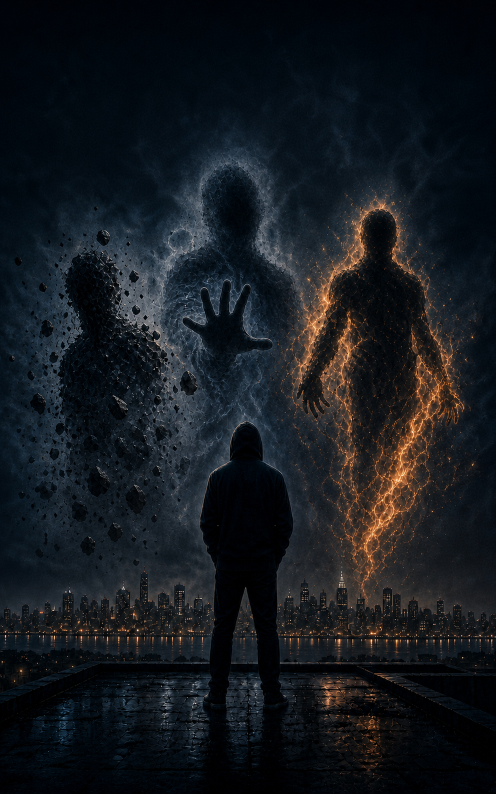
#> input picture images/capa_kdp_sem_texto_v2.png, 991 x 1587 px (shown at 1/2 size)
$ python build_cover.py
#> lines starting #> are read from the running program, lines starting #| are printed output that depends on the picture
#!/usr/bin/env python3
"""Generate the full KDP paperback cover from the approved front artwork."""

from __future__ import annotations

from pathlib import Path
from textwrap import wrap

from PIL import Image, ImageDraw, ImageEnhance, ImageFilter, ImageFont
from reportlab.lib.utils import ImageReader
from reportlab.pdfgen import canvas


ROOT = Path(__file__).resolve().parents[1]
FRONT = ROOT / "images" / "capa_kdp_sem_texto_v2.png"
OUTPUT_DIR = ROOT / "output" / "kdp"

ISBN13 = "9786502276570"
ISBN_DISPLAY = "978-65-02-27657-0"
PAGE_COUNT = 310
TRIM_W_IN = 5.5
TRIM_H_IN = 8.5
BLEED_IN = 0.125
SPINE_IN = PAGE_COUNT * 0.0025  # KDP black-and-white interior on cream paper.
FULL_W_IN = (2 * TRIM_W_IN) + SPINE_IN + (2 * BLEED_IN)
FULL_H_IN = TRIM_H_IN + (2 * BLEED_IN)
PPI = 300

PNG_OUT = OUTPUT_DIR / "Arreal_Capa_Impressa_55x85_310p.png"
JPG_OUT = OUTPUT_DIR / "Arreal_Capa_Impressa_55x85_310p.jpg"
PDF_OUT = OUTPUT_DIR / "Arreal_Capa_Impressa_55x85_310p.pdf"
BARCODE_OUT = OUTPUT_DIR / "Arreal_ISBN_978-65-02-27657-0_EAN13.png"

ARIAL = Path("/System/Library/Fonts/Supplemental/Arial.ttf")
ARIAL_BOLD = Path("/System/Library/Fonts/Supplemental/Arial Bold.ttf")
ARIAL_NARROW_BOLD = Path("/System/Library/Fonts/Supplemental/Arial Narrow Bold.ttf")
GEORGIA = Path("/System/Library/Fonts/Supplemental/Georgia.ttf")

HOOK_LINES = ("ELE DORMIU CRIANÇA.", "ACORDOU ESTRANHO.")
BLURB = (
    "Depois de cinco anos em coma, um garoto acorda com memórias de um mundo "
    "que não deveria existir. Enquanto tenta retomar a vida, descobre que "
    "crenças, sentimentos e traumas podem se transformar em habilidades "
    "sobrenaturais.\n\n"
    "Em Arreal, o risco não está apenas em ganhar poder, mas em decidir o que "
    "fazer com ele. Quando essa descoberta começa a se espalhar, o que era "
    "segredo vira disputa, e cada escolha cobra um preço.\n\n"
    "Arreal é uma fantasia urbana brasileira sobre poder, identidade e "
    "responsabilidade. Uma história sobre pessoas comuns diante do extraordinário "
    "e sobre o que acontece quando o impossível deixa de ser exceção."
)

EAN_L = {
    "0": "0001101", "1": "0011001", "2": "0010011", "3": "0111101",
    "4": "0100011", "5": "0110001", "6": "0101111", "7": "0111011",
    "8": "0110111", "9": "0001011",
}
EAN_G = {
    "0": "0100111", "1": "0110011", "2": "0011011", "3": "0100001",
    "4": "0011101", "5": "0111001", "6": "0000101", "7": "0010001",
    "8": "0001001", "9": "0010111",
}
EAN_R = {
    "0": "1110010", "1": "1100110", "2": "1101100", "3": "1000010",
    "4": "1011100", "5": "1001110", "6": "1010000", "7": "1000100",
    "8": "1001000", "9": "1110100",
}
EAN_PARITY = {
    "0": "LLLLLL", "1": "LLGLGG", "2": "LLGGLG", "3": "LLGGGL",
    "4": "LGLLGG", "5": "LGGLLG", "6": "LGGGLL", "7": "LGLGLG",
    "8": "LGLGGL", "9": "LGGLGL",
}


def font(path: Path, points: float) -> ImageFont.FreeTypeFont:
    return ImageFont.truetype(str(path), round(points * PPI / 72))


def crop_fill(image: Image.Image, target_w: int, target_h: int) -> Image.Image:
    scale = max(target_w / image.width, target_h / image.height)
    resized = image.resize(
        (round(image.width * scale), round(image.height * scale)),
        Image.Resampling.LANCZOS,
    )
    left = (resized.width - target_w) // 2
    top = (resized.height - target_h) // 2
    return resized.crop((left, top, left + target_w, top + target_h))


def fit_wrapped_lines(
    draw: ImageDraw.ImageDraw,
    paragraph: str,
    chosen_font: ImageFont.FreeTypeFont,
    max_width: int,
) -> list[str]:
    words = paragraph.split()
    lines: list[str] = []
    current = ""
    for word in words:
        trial = word if not current else f"{current} {word}"
        if draw.textlength(trial, font=chosen_font) <= max_width:
            current = trial
        else:
            if current:
                lines.append(current)
            current = word
    if current:
        lines.append(current)
    return lines


def draw_centered_tracking(
    draw: ImageDraw.ImageDraw,
    center_x: float,
    y: float,
    text: str,
    chosen_font: ImageFont.FreeTypeFont,
    fill: tuple[int, int, int],
    tracking: int,
) -> tuple[float, float, float, float]:
    widths = [draw.textlength(char, font=chosen_font) for char in text]
    total = sum(widths) + tracking * max(0, len(text) - 1)
    x = center_x - total / 2
    bounds: list[tuple[float, float, float, float]] = []
    for char, width in zip(text, widths):
        bounds.append(draw.textbbox((x, y), char, font=chosen_font))
        draw.text((x, y), char, font=chosen_font, fill=fill)
        x += width + tracking
    return (
        min(box[0] for box in bounds),
        min(box[1] for box in bounds),
        max(box[2] for box in bounds),
        max(box[3] for box in bounds),
    )


def assert_inside(
    label: str,
    bounds: tuple[float, float, float, float],
    safe_box: tuple[float, float, float, float],
) -> None:
    left, top, right, bottom = bounds
    safe_left, safe_top, safe_right, safe_bottom = safe_box
    if left < safe_left or top < safe_top or right > safe_right or bottom > safe_bottom:
        raise ValueError(f"{label} fora da zona segura: {bounds}; zona segura: {safe_box}")


# [91 lines left out: functions isbn13_check_digit, ean13_modules, build_barcode, not called in this run]


def build() -> None:
    OUTPUT_DIR.mkdir(parents=True, exist_ok=True)
    width = round(FULL_W_IN * PPI)
    height = round(FULL_H_IN * PPI)
    bleed = round(BLEED_IN * PPI)
    back_w = round(TRIM_W_IN * PPI)
    spine_w = round(SPINE_IN * PPI)
    front_x = bleed + back_w + spine_w

    source = Image.open(FRONT).convert("RGB")
#> source is the input picture: PIL image 991x1587 RGB; mean R, G, B 21.4, 25.6, 30.6

    # Create a restrained, continuous background for back cover and spine.
    backdrop_crop = source.crop((0, round(source.height * 0.18), source.width, source.height))
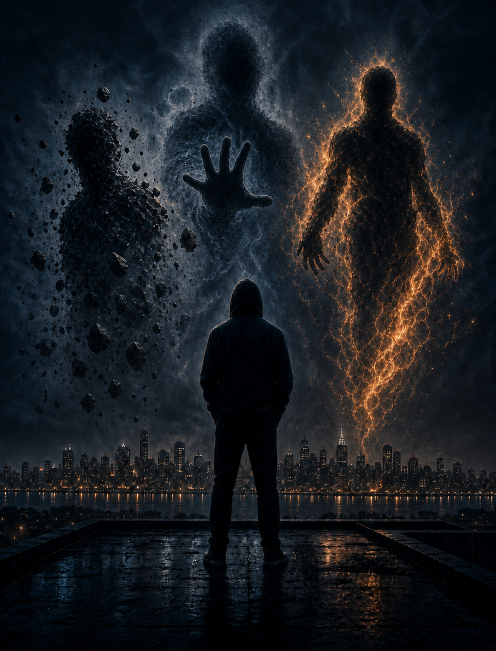
#> backdrop_crop: PIL image 991x1301 RGB (shown at 1/2 size); mean R, G, B 25.7, 29.2, 33.7
    backdrop = crop_fill(backdrop_crop, width, height).filter(ImageFilter.GaussianBlur(28))
#> in crop_fill, `return resized.crop((left, top, left + target_w, top + target_h))`:
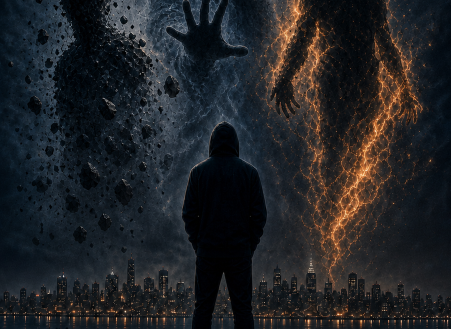
#> returned value: PIL image 3608x2625 RGB (shown at 1/8 size); mean R, G, B 33.2, 34.8, 37.9
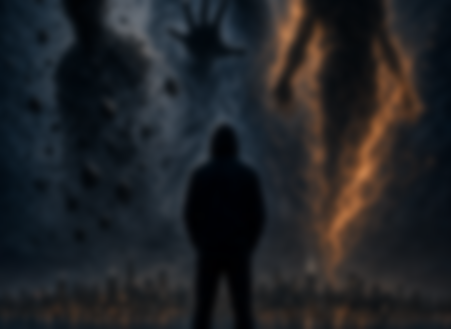
#> backdrop: PIL image 3608x2625 RGB (shown at 1/8 size); mean R, G, B 33.1, 34.8, 37.9
    backdrop = ImageEnhance.Color(backdrop).enhance(0.45)
    backdrop = ImageEnhance.Brightness(backdrop).enhance(0.30)
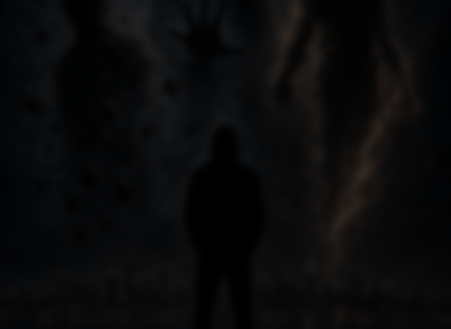
#> backdrop: PIL image 3608x2625 RGB (shown at 1/8 size); mean R, G, B 9.6, 9.8, 10.2
    cover = Image.blend(Image.new("RGB", (width, height), (5, 13, 24)), backdrop, 0.58)

    # Place the approved front cover across the front trim and outer bleed.
    front_region_w = width - front_x
    front_art = crop_fill(source, front_region_w, height)
#> call 2 of crop_fill, with target_w = 1688, target_h = 2625
#> in crop_fill (call 2), `return resized.crop((left, top, left + target_w, top + target_h))`:
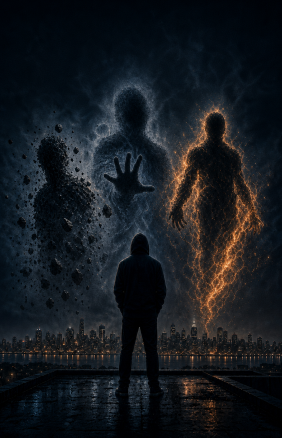
#> returned value: PIL image 1688x2625 RGB (shown at 1/6 size); mean R, G, B 22, 26.3, 31.2
    cover.paste(front_art, (front_x, 0))
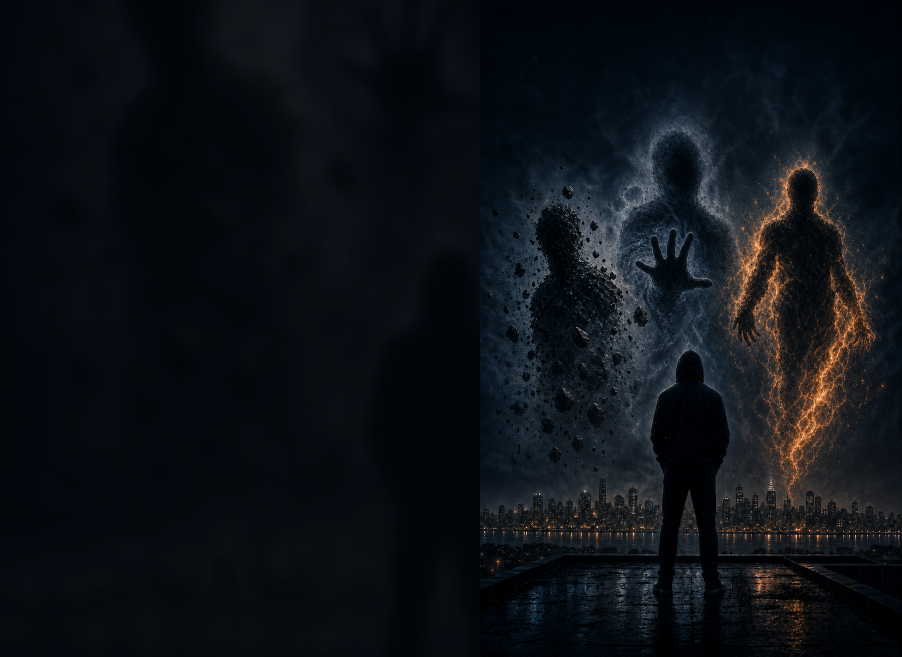
#> cover: PIL image 3608x2625 RGB (shown at 1/4 size); mean R, G, B 13.6, 17.7, 22.8

    draw = ImageDraw.Draw(cover)
    warm = (231, 188, 126)
    ivory = (242, 239, 230)
    muted = (210, 214, 218)

    # Quiet gradient behind back-cover copy for reliable contrast.
    overlay = Image.new("RGBA", cover.size, (0, 0, 0, 0))
#> overlay: PIL image 3608x2625 RGBA; every value is 0
    overlay_draw = ImageDraw.Draw(overlay)
    overlay_draw.rectangle((0, 0, bleed + back_w, height), fill=(2, 8, 17, 150))
    cover = Image.alpha_composite(cover.convert("RGBA"), overlay).convert("RGB")
    draw = ImageDraw.Draw(cover)

    safe_left = bleed + round(0.55 * PPI)
    safe_right = bleed + back_w - round(0.55 * PPI)
    text_width = safe_right - safe_left

    hook_font = font(ARIAL_NARROW_BOLD, 15.5)
    body_font = font(GEORGIA, 10.5)
    body_italic = font(GEORGIA, 10.5)

    hook_y = round(0.62 * PPI)
    for hook_line in HOOK_LINES:
        draw_centered_tracking(
            draw,
            (safe_left + safe_right) / 2,
            hook_y,
            hook_line,
            hook_font,
            warm,
            round(0.45 * PPI / 12),
        )
        hook_y += round(0.34 * PPI)
#> after the loop, hook_y = 390
    draw.line(
        (
            safe_left + round(0.4 * PPI),
            round(1.42 * PPI),
            safe_right - round(0.4 * PPI),
            round(1.42 * PPI),
        ),
        fill=warm,
        width=max(2, round(PPI / 150)),
    )

    y = round(1.75 * PPI)
    line_height = round(15.4 * PPI / 72)
    paragraph_gap = round(8 * PPI / 72)
    for paragraph in BLURB.split("\n\n"):
        for line in fit_wrapped_lines(draw, paragraph, body_font, text_width):
            draw.text((safe_left, y), line, font=body_font, fill=ivory)
            y += line_height
        y += paragraph_gap
#> after the loop, y = 1456

    # Draw the front-cover typography as separate, measurable elements. KDP asks
    # for at least 0.375 in from every trim edge; 0.5 in provides extra tolerance
    # for cutting variance and automated quality checks.
    front_trim_left = front_x
    front_trim_right = width - bleed
    front_trim_top = bleed
    front_trim_bottom = height - bleed
    front_safe_inset = round(0.5 * PPI)
    front_safe = (
        front_trim_left + front_safe_inset,
        front_trim_top + front_safe_inset,
        front_trim_right - front_safe_inset,
        front_trim_bottom - front_safe_inset,
    )
    front_center_x = (front_trim_left + front_trim_right) / 2

    front_title = "ARREAL"
    front_title_font = font(ARIAL_NARROW_BOLD, 88)
    front_title_tracking = round(0.06 * PPI)
    title_reference = draw.textbbox((0, 0), front_title, font=front_title_font)
#> title_reference = (0, 73, 1448, 341)
    title_y = front_safe[1] - title_reference[1]
#> title_y = 115
    title_bounds = draw_centered_tracking(
        draw,
        front_center_x,
        title_y,
        front_title,
        front_title_font,
        warm,
        front_title_tracking,
    )
#> title_bounds = (1975.8, 188, 3513.8, 456)
    assert_inside("Título da frente", title_bounds, front_safe)
#> in assert_inside, `left, top, right, bottom = bounds`: left = 1975.8; top = 188; right = 3513.8; bottom = 456

    front_author = "BRUNO DUARTE CORRÊA"
    front_author_font = font(ARIAL, 15)
    front_author_tracking = round(0.045 * PPI)
    author_reference = draw.textbbox((0, 0), front_author, font=front_author_font)
    author_y = front_safe[3] - author_reference[3]
    author_bounds = draw_centered_tracking(
        draw,
        front_center_x,
        author_y,
        front_author,
        front_author_font,
        warm,
        front_author_tracking,
    )
    assert_inside("Autor da frente", author_bounds, front_safe)

    # Place our assigned ISBN as a Bookland EAN-13 barcode. Supplying it in the
    # cover prevents KDP from adding a second barcode to the reserved area.
    barcode_w = round(2.15 * PPI)
    barcode_h = round(1.35 * PPI)
    barcode_right = bleed + back_w - round(0.25 * PPI)
    barcode_bottom = height - round(0.25 * PPI)
    barcode_box = (
        barcode_right - barcode_w,
        barcode_bottom - barcode_h,
        barcode_right,
        barcode_bottom,
    )
    barcode = build_barcode()
    if barcode.size != (barcode_w, barcode_h):
        raise AssertionError(f"Tamanho inesperado do código de barras: {barcode.size}")
    cover.paste(barcode, (barcode_box[0], barcode_box[1]))

    # Spine typography, centered and safely inset from fold lines.
    spine_center_x = bleed + back_w + spine_w / 2
    spine_layer = Image.new("RGBA", (height, spine_w), (0, 0, 0, 0))
    spine_draw = ImageDraw.Draw(spine_layer)
    spine_font = font(ARIAL_NARROW_BOLD, 15)
    spine_text = "ARREAL   •   BRUNO DUARTE CORRÊA"
    bbox = spine_draw.textbbox((0, 0), spine_text, font=spine_font)
    tw = bbox[2] - bbox[0]
    th = bbox[3] - bbox[1]
    spine_draw.text(
        ((height - tw) / 2, (spine_w - th) / 2 - bbox[1]),
        spine_text,
        font=spine_font,
        fill=warm + (255,),
    )
    rotated = spine_layer.rotate(90, expand=True)
    cover.paste(
        rotated,
        (round(spine_center_x - rotated.width / 2), round((height - rotated.height) / 2)),
        rotated,
    )

    cover.save(PNG_OUT, format="PNG", dpi=(PPI, PPI), optimize=True)
    cover.save(JPG_OUT, format="JPEG", quality=96, subsampling=0, dpi=(PPI, PPI))

    pdf = canvas.Canvas(str(PDF_OUT), pagesize=(FULL_W_IN * 72, FULL_H_IN * 72))
    pdf.setTitle("Arreal - Capa completa KDP")
    pdf.setAuthor("Bruno Duarte Corrêa")
    pdf.drawImage(
        ImageReader(cover),
        0,
        0,
        width=FULL_W_IN * 72,
        height=FULL_H_IN * 72,
        preserveAspectRatio=False,
        mask="auto",
    )
    pdf.showPage()
    pdf.save()

    print(f"Page count: {PAGE_COUNT}")
    print(f"Spine: {SPINE_IN:.3f} in")
    print(f"Full cover: {FULL_W_IN:.3f} x {FULL_H_IN:.3f} in")
    print(f"Front safe zone: 0.500 in from trim edges")
    print(f"Front title bounds: {title_bounds}")
    print(f"Front author bounds: {author_bounds}")
    print(f"ISBN: {ISBN_DISPLAY} (EAN-13 válido)")
    print(BARCODE_OUT)
    print(PDF_OUT)


if __name__ == "__main__":
#> (the run stopped early here; a loop or call above may not have finished)

$ run again, with images/beco.png copied over images/capa_kdp_sem_texto_v2.png
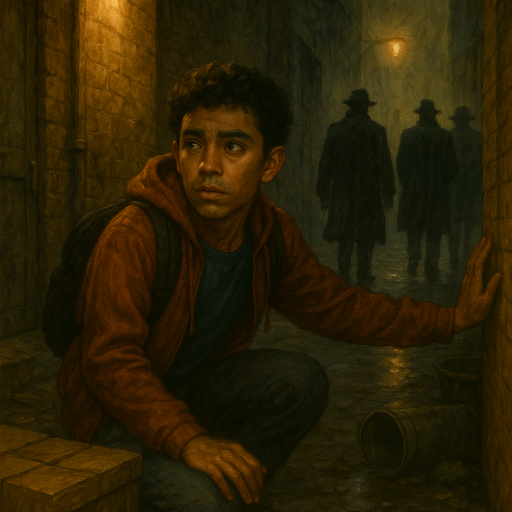
#> input picture images/beco.png, 1024 x 1024 px (shown at 1/2 size)
#> in build, source is the input picture: PIL image 1024x1024 RGB; mean R, G, B 43.6, 32.4, 5.4
#> resized: PIL image 2625x2625 RGB
#> in crop_fill (call 2), `return resized.crop((left, top, left + target_w, top + target_h))`:
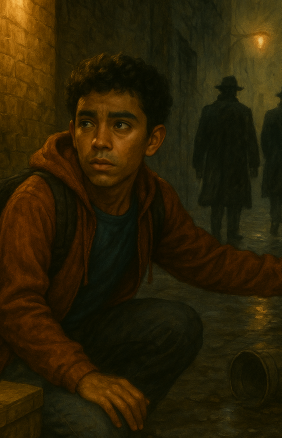
#> returned value: PIL image 1688x2625 RGB (shown at 1/6 size); mean R, G, B 44.1, 32.4, 6.1
#> in build, `cover.paste(front_art, (front_x, 0))`:
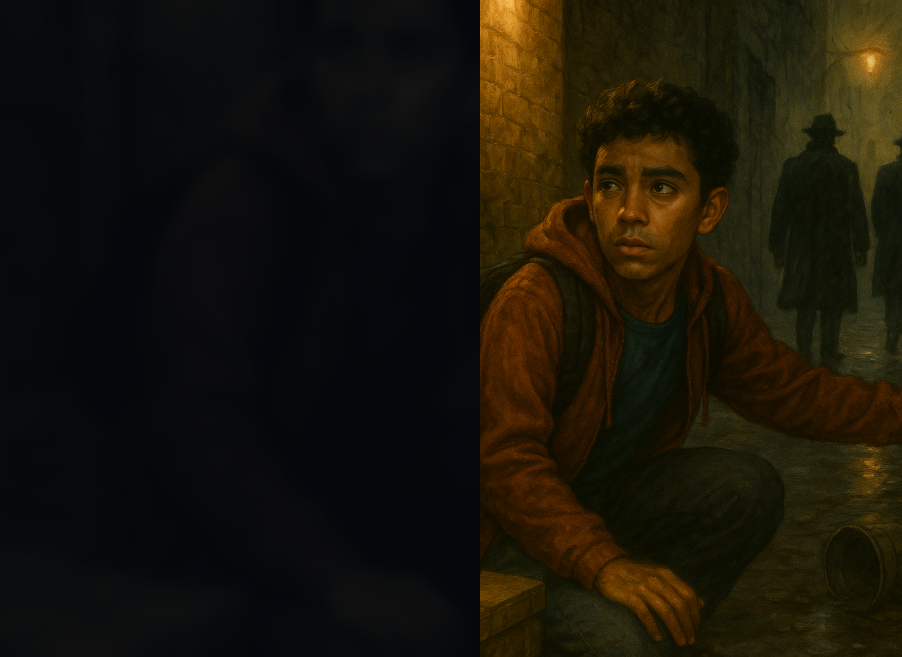
#> cover: PIL image 3608x2625 RGB (shown at 1/4 size); mean R, G, B 24.6, 20.3, 9.3
#> overlay: PIL image 3608x2625 RGBA; every value is 0
#> after the loop in build, `for hook_line in HOOK_LINES:`: hook_y = 390
#> after the loop in build, `for paragraph in BLURB.split("\n\n"):`: y = 1456
#> title_reference = (0, 73, 1448, 341)
#> title_y = 115
#> title_bounds = (1975.8, 188, 3513.8, 456)
#> in assert_inside, `left, top, right, bottom = bounds`: left = 1975.8; top = 188; right = 3513.8; bottom = 456

$ run again, with images/bento-canon-v2.png copied over images/capa_kdp_sem_texto_v2.png
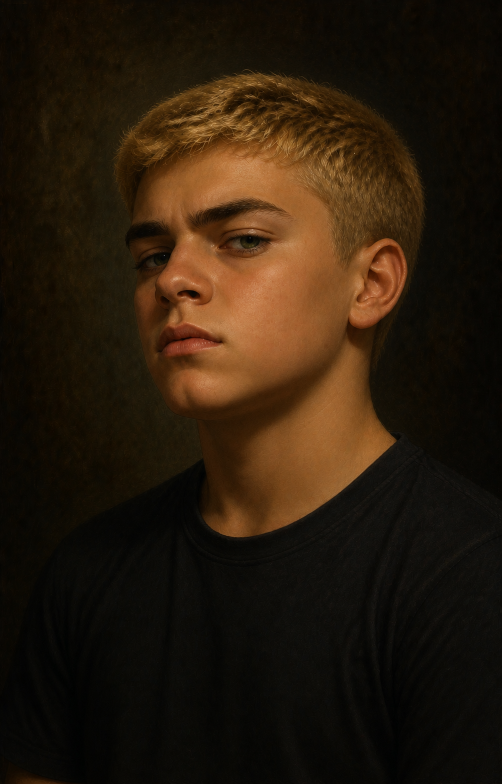
#> input picture images/bento-canon-v2.png, 1003 x 1568 px (shown at 1/2 size)
#> in build, source is the input picture: PIL image 1003x1568 RGB; mean R, G, B 41.1, 27, 12.3
#> in build, `backdrop_crop = source.crop((0, round(source.height * 0.18), source.wi..`:
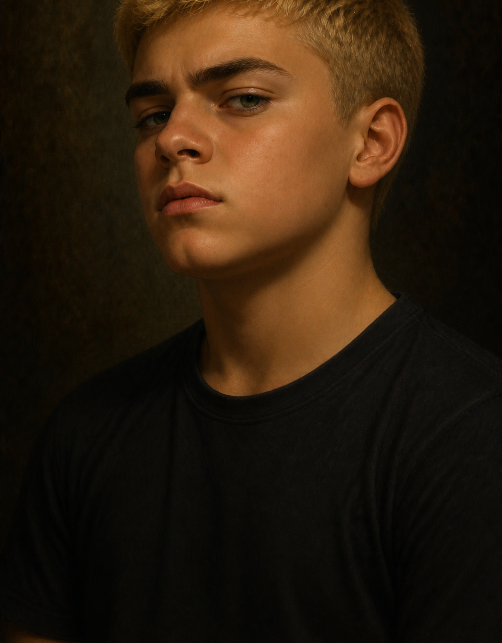
#> backdrop_crop: PIL image 1003x1286 RGB (shown at 1/2 size); mean R, G, B 43.4, 28.4, 13.6
#> resized: PIL image 1688x2639 RGB
#> in build, `cover.paste(front_art, (front_x, 0))`:
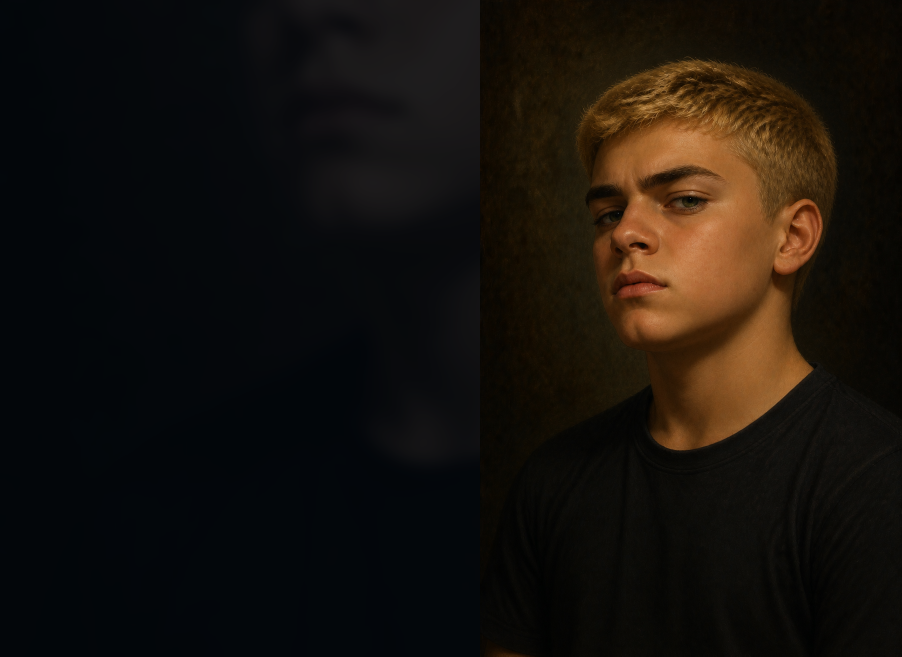
#> cover: PIL image 3608x2625 RGB (shown at 1/4 size); mean R, G, B 23, 17.6, 12.5
#> overlay: PIL image 3608x2625 RGBA; every value is 0
#> after the loop in build, `for hook_line in HOOK_LINES:`: hook_y = 390
#> after the loop in build, `for paragraph in BLURB.split("\n\n"):`: y = 1456
#> title_reference = (0, 73, 1448, 341)
#> title_y = 115
#> title_bounds = (1975.8, 188, 3513.8, 456)
#> in assert_inside, `left, top, right, bottom = bounds`: left = 1975.8; top = 188; right = 3513.8; bottom = 456
